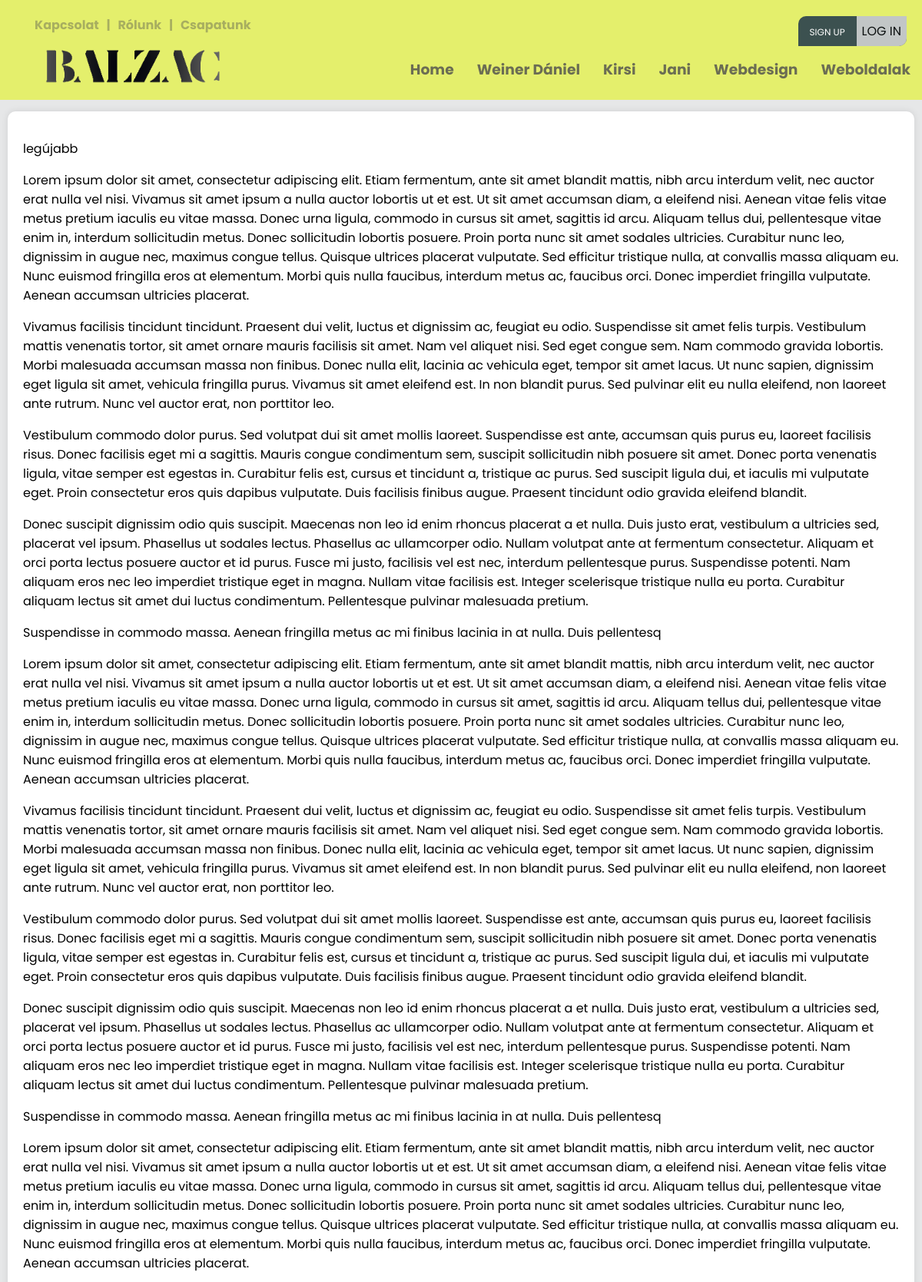
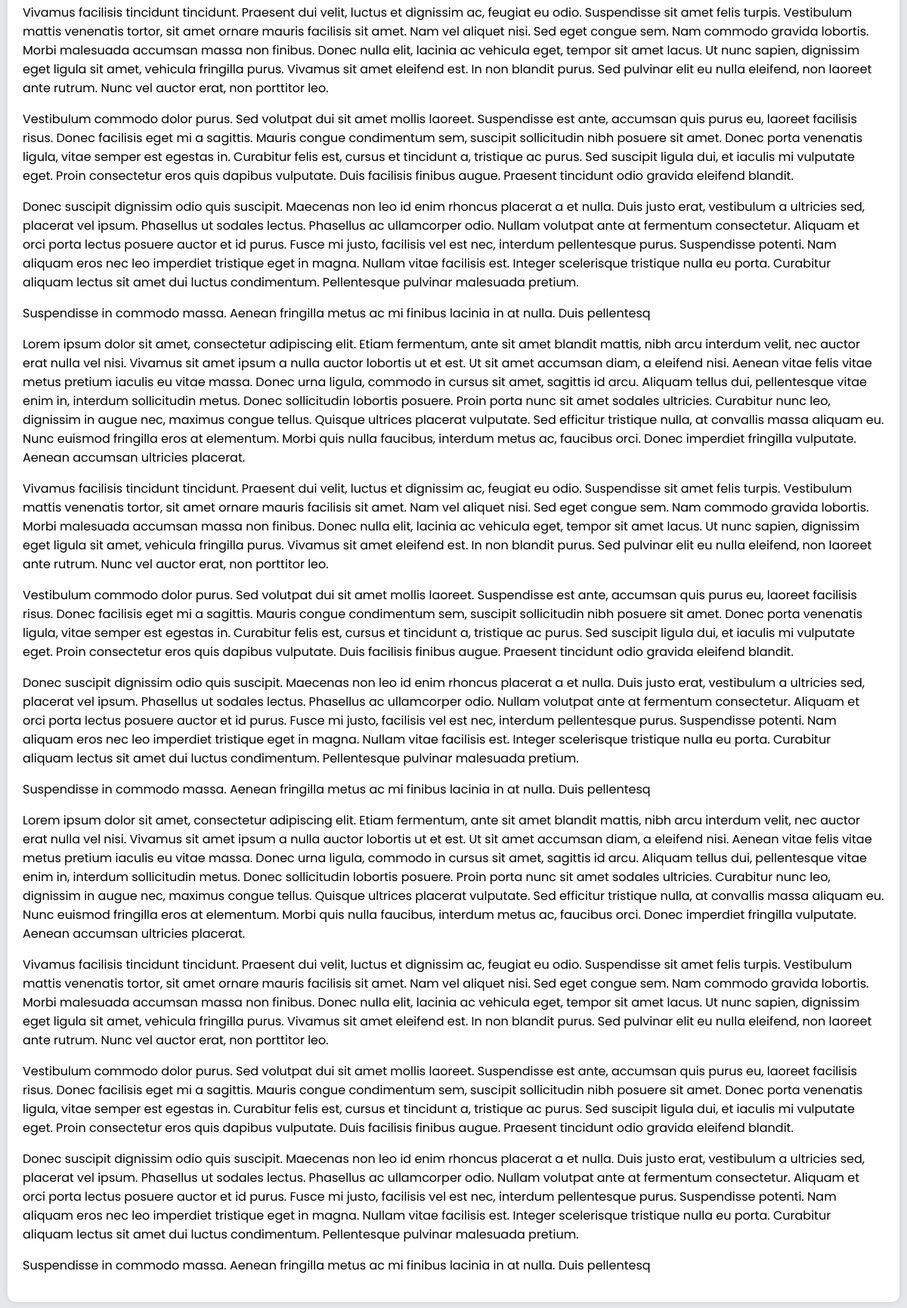
The app's page /mirol-irjak/ (upper part) with its own data (2 pictures, top to bottom).
### creationboard/models.py (models this page shows, shortened)
class Category(models.Model):
    user = models.ForeignKey(User, null=True, on_delete=models.CASCADE)
    name = models.CharField(max_length=200)
    class Meta:
        ordering = ['-id']

class WhatAboutArticle(models.Model):
    body = RichTextUploadingField(max_length=1000000)
    created = models.DateTimeField(auto_now_add=True, null=True)
    class Meta:
        ordering = ['-id']

### main/views.py (the view)
# urls.py: path('mirol-irjak/', views.WhatAboutArticle.as_view(), name='what-about-article'),
class WhatAboutArticle(View):
    template_name = 'main/what-about-article.html'
    def get(self, request):
        footarticle = models.Article.objects.filter(status='approved')[0:2]
        navcategory = models.Category.objects.all()[0:5]
        whaa = models.WhatAboutArticle.objects.all()[0:1]
        context = {'category2': navcategory, 'article4': footarticle, 'whaa': whaa}
        return render(request, self.template_name, context)

### templates/main/what-about-article.html (shortened to what this page needs)
{% load static %}
<!DOCTYPE html>
<html>
<head>
	<link rel="stylesheet" type="text/css" href="{% static 'main/style.css' %}">
</head>
<body>
	{% include 'main/navbar.html' %}
	<main>
		<div class="wrapper">
			<div class="card-04 pb-3">
				{% for whataboutarticle in whaa %}
				{{whataboutarticle.body|safe}}
				{% endfor %}
			</div>
		</div>
	</main>
</body>
</html>

### templates/main/navbar.html (shortened to what this page needs)
{% load static %}
<div class="screen-big">
<nav>
    <div class="nav-one nav-flex">
        <div class="left flex">
            <ul class="top-header mt-0">
                <li><a href="{% url 'contact-us' %}"><h4>Kapcsolat</h4></a></li>
                <li><h4>|</h4></li>
                <li><a href="{% url 'about-us' %}"><h4>Rólunk</h4></a></li>
                <li><h4>|</h4></li>
                <li><a href="{% url 'team-index' %}"><h4>Csapatunk</h4></a></li>
            </ul>
        </div>
        <div class="right flex">
                <ul class="top-header">
                    {% if request.user.is_authenticated %}
                    <li>
                        <div class="header-profile-pic">
                            <div class="pic">
                                <span class="material-symbols-outlined">account_circle</span>
                            </div>
                            <div class="header-profile-info">
                                <h4><a href="{% url 'profile-page' request.user.username %}">@{{ request.user }}</a></h4>
                                <h6><a href=""><span class="material-symbols-outlined">mail_lock</span>{{ request.user.email }}</a></h6>
                            </div>
                        </div>
                    </li>
                    <!--<li><h4><a href="{% url 'profile-page' request.user.username %}">Hello, @{{ request.user }}</a></h4></li>
                    <li><h4>|</h4></li>
                    <li><h4><a href="{% url 'logout' %}"><span class="material-symbols-outlined">logout</span>Kijelentkezés</a></h4></li>-->
                    {% else %}
                    <ul class="foot-icon-margin pd-0">
                        <li class="signup-or-login"><a href="{% url 'register' %}" class="sign-up">Sign up</a><a href="{% url 'login' %}"><button class="login-btn">Log in</button></a></li>
                    </ul>
                    {% endif %}
                </ul>
        </div>
    </div>
    <div class="nav-two nav-flex">
        <div class="left flex">
            <ul>
                <a href="{% url 'index' %}"><li><img src="{% static 'main/pics/logo.png' %}" class="logo-img" alt="#" /></li>
            </ul>
        </div>
        <div class="right">
            <div class="social media">
                <ul>
                    <li><a href="{% url 'index' %}"><h3>Home</h3></a></li>
                    {% for category in category2 %}
                        <li><a href="{% url 'article-page' category.name %}"><h3>{{ category.name }}</h3></a></li>
                    {% endfor %}
                </ul>
            </div>
        </div>
    </div>
</nav>
</div>

### static/main/style.css (style rules this page uses)
:root { --background-color: #e6e7e8; --box-color: white; --bg-dark: #000; --white-box-text: #fff; --small-red-info-color: red; --text-color-greany: #3c5150; --heaed-foot-color: #e4ef6c; --headad-foot-text-color: #000; --color-white: #fff; --box-padding: 10px; --box-border-radius: 10px; --input-border-radius: 3px; }
* { font-family: 'Poppins', sans-serif; }
html { background: var(--background-color); }
body { padding: 0; margin: 0; background: var(--background-color); }
h3 { color: var(--text-color-greany); filter: grayscale(100%) opacity(0.8); transition: 0.3s; }
h4 { color: var(--text-color-greany); filter: grayscale(100%) opacity(0.4); cursor: pointer; transition: 0.5s; }
a { text-decoration: none; cursor: pointer; color: var(--color-white); padding: 0; margin: 0; }
ul { list-style: none; }
li { cursor: pointer; }
.mt-0 { margin-top: 0 !important; }
.pb-3 { padding-bottom: 20px !important; }
.pd-0 { padding: 0 !important; }
.logo-img { height: 50px; cursor: pointer; }
.wrapper { max-width: 1200px; margin: 0 auto; }
nav { background: var(--heaed-foot-color); position: absolute; top: 0px; right: 0; left: 0; padding: 20px 0 10px 0; z-index: 1; }
.nav-flex { display: flex; align-items: center; justify-content: space-between; }
.nav-one { cursor: pointer; height: 40px; background: var(--heaed-foot-color); }
nav ul { display: flex; flex-direction: row; }
.top-header li { margin: 10px 5px; }
.foot-icon-margin { display: flex; flex-direction: row; }
nav ul li { margin: 10px 15px; color: var(--headad-foot-text-color); }
.nav-two { cursor: pointer; height: 60px; background: var(--heaed-foot-color); }
main { margin: 135px 0 0 0; flex-direction: column; width: 100%; }
.card-04 { background: var(--box-color); position: relative; flex: 1; margin: 10px; border-radius: var(--box-border-radius); box-shadow: 0 0 10px rgba(0, 0, 0, .1); padding: 20px; padding-bottom: 0; }
.login-btn { align-self: center; justify-content: center; padding: 7px; background-color: #e4ef6c; filter: grayscale(1) opacity(.8); border: 0; font-size: 16px; text-transform: uppercase; border-bottom-right-radius: 10px; cursor: pointer; }
.sign-up { margin-right: 15px; padding-left: 15px; font-size: 12px; text-transform: uppercase; z-index: 2; }
.signup-or-login { background-color: #3c5150; margin-top: 5px; margin-right: 20px !important; border-top-left-radius: 10px; border-bottom-right-radius: 10px; z-index: 4; }

### records on screen
Category: name "Weiner Dániel"
Category: name "Kirsi"
Category: name "Jani"
Category: name "Webdesign"
Category: name "Weboldalak"
WhatAboutArticle: body "legújabb Lorem ipsum dolor sit amet, consectetur adipiscing elit. Etiam fermentum, ante sit amet blandit mattis, nibh arcu interdum velit, nec auctor erat nulla vel nisi. Vivamus sit amet ipsum a nulla auctor lobortis ut et est. Ut sit amet accumsan diam, a eleifend nisi. Aenean vitae felis vitae metus pretium iaculis eu vitae massa. Donec urna ligula, commodo in cursus sit amet, sagittis id arcu. Aliquam tellus dui, pellentesque vitae enim in, interdum sollicitudin metus. Donec sollicitudin lobortis posuere. Proin porta nunc sit amet sodales ultricies. Curabitur nunc leo, dignissim in augue nec, maximus congue tellus. Quisque ultrices placerat vulputate. Sed efficitur tristique nulla, at…"
